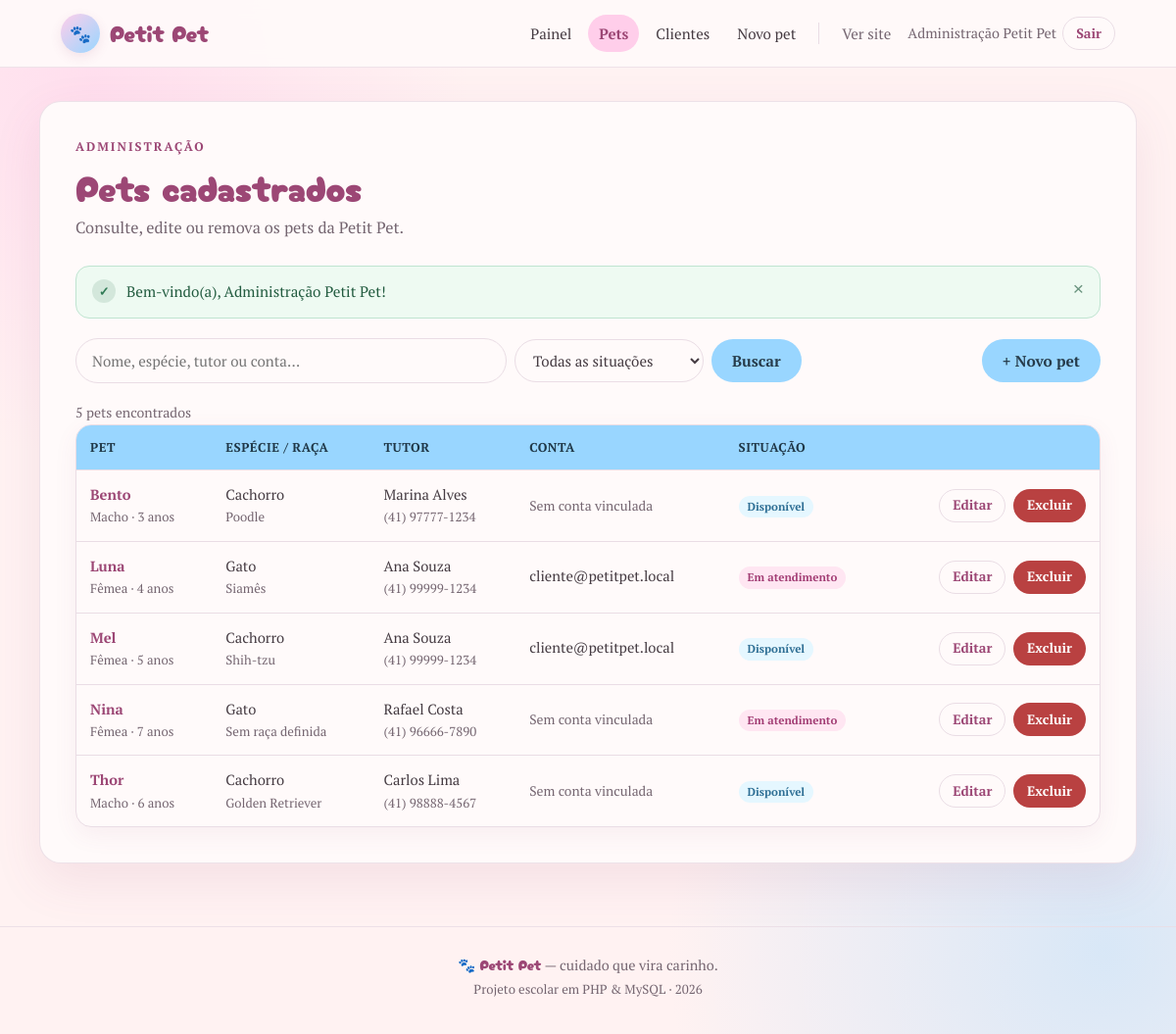
Screenshot of /admin_pets.php (signed in) with the database file from the repository.
### tables this page shows
CREATE TABLE IF NOT EXISTS pets (
    id INT UNSIGNED NOT NULL AUTO_INCREMENT,
    usuario_id INT DEFAULT NULL,
    nome VARCHAR(100) NOT NULL,
    especie VARCHAR(50) NOT NULL,
    raca VARCHAR(80) DEFAULT NULL,
    sexo ENUM('macho', 'femea', 'nao_informado') NOT NULL DEFAULT 'nao_informado',
    data_nascimento DATE DEFAULT NULL,
    porte ENUM('pequeno', 'medio', 'grande') DEFAULT NULL,
    tutor_nome VARCHAR(100) DEFAULT NULL,
    tutor_telefone VARCHAR(30) DEFAULT NULL,
    observacoes TEXT DEFAULT NULL,
    status ENUM('disponivel', 'em_atendimento') NOT NULL DEFAULT 'disponivel',
    criado_em TIMESTAMP NOT NULL DEFAULT CURRENT_TIMESTAMP,
    atualizado_em TIMESTAMP NOT NULL DEFAULT CURRENT_TIMESTAMP ON UPDATE CURRENT_TIMESTAMP,
    PRIMARY KEY (id),
    KEY idx_pets_nome (nome),
    KEY idx_pets_status (status),
    KEY idx_pets_especie (especie),
    KEY idx_pets_usuario (usuario_id),
    CONSTRAINT fk_pets_usuario
        FOREIGN KEY (usuario_id) REFERENCES usuarios (id)
        ON DELETE SET NULL
        ON UPDATE CASCADE
);

CREATE TABLE IF NOT EXISTS usuarios (
    id INT NOT NULL AUTO_INCREMENT,
    nome VARCHAR(100) NOT NULL,
    email VARCHAR(100) NOT NULL,
    telefone VARCHAR(30) DEFAULT NULL,
    senha VARCHAR(255) NOT NULL,
    perfil ENUM('cliente', 'admin') NOT NULL DEFAULT 'cliente',
    criado_em TIMESTAMP NOT NULL DEFAULT CURRENT_TIMESTAMP,
    PRIMARY KEY (id),
    UNIQUE KEY email (email),
    KEY idx_usuarios_perfil (perfil)
);

### includes/funcoes.php (called while the page is built, shortened)
<?php
function e(mixed $valor): string
{
    return htmlspecialchars((string) $valor, ENT_QUOTES, 'UTF-8');
}
function valor_get(string $campo): string
{
    $valor = $_GET[$campo] ?? '';
    return is_string($valor) ? trim($valor) : '';
}
function rotulo_status(string $status): string
{
    return match ($status) {
        'disponivel' => 'Disponível',
        'em_atendimento' => 'Em atendimento',
        default => 'Não informado',
    };
}
function classe_status(string $status): string
{
    return $status === 'em_atendimento' ? 'badge-atendimento' : 'badge-disponivel';
}
function rotulo_sexo(string $sexo): string
{
    return match ($sexo) {
        'macho' => 'Macho',
        'femea' => 'Fêmea',
        default => 'Não informado',
    };
}
function idade_pet(?string $dataNascimento): string
{
    try {
        $nascimento = new DateTimeImmutable($dataNascimento);
        $hoje = new DateTimeImmutable('today');
    } catch (Exception) {
        return 'Idade não informada';
    }
    $diferenca = $nascimento->diff($hoje);
    if ($diferenca->y > 0) {
        return $diferenca->y . ($diferenca->y === 1 ? ' ano' : ' anos');
    }
    return $diferenca->d . ($diferenca->d === 1 ? ' dia' : ' dias');
}

### includes/pets.php (called while the page is built, shortened)
<?php
function pet_status_validos(): array
{
    return ['disponivel', 'em_atendimento'];
}
function filtros_pets(string $busca, string $status, ?int $usuarioId = null): array
{
    $condicoes = [];
    $tipos = '';
    $parametros = [];
    $where = $condicoes ? 'WHERE ' . implode(' AND ', $condicoes) : '';
    return [$where, $tipos, $parametros];
}
function listar_pets(string $busca = '', string $status = '', ?int $usuarioId = null): array
{
    [$where, $tipos, $parametros] = filtros_pets($busca, $status, $usuarioId);
    $sql = 'SELECT p.*, u.nome AS cliente_nome, u.email AS cliente_email
            FROM pets p
            LEFT JOIN usuarios u ON u.id = p.usuario_id
            ' . $where . '
            ORDER BY p.nome ASC, p.id ASC';
    $stmt = db()->prepare($sql);
    $stmt->execute();
    $pets = $stmt->get_result()->fetch_all(MYSQLI_ASSOC);
    return $pets;
}

### conexao.php (called while the page is built, shortened)
<?php
function db(): mysqli
{
    static $conexao = null;
    try {
        $conexao = new mysqli(DB_HOST, DB_USUARIO, DB_SENHA, DB_NOME);
        $conexao->set_charset(DB_CHARSET);
    } catch (mysqli_sql_exception $erro) {
        error_log('[Petit Pet] Falha ao conectar no banco: ' . $erro->getMessage());
        http_response_code(500);
        exit('Não foi possível conectar ao banco de dados. Confira a configuração e tente novamente.');
    }
    return $conexao;
}

### admin_pets.php (the view, shortened to what this page needs)
<?php
$busca = valor_get('busca');
$status = valor_get('status');
if (!in_array($status, pet_status_validos(), true)) {
    $status = '';
}
$pets = [];
$erroConsulta = false;
try {
    $pets = listar_pets($busca, $status);
} catch (Throwable $erro) {
    error_log('[Petit Pet] Falha ao listar pets no painel: ' . $erro->getMessage());
    $erroConsulta = true;
}
$total = count($pets);
require __DIR__ . '/includes/layout/header.php';
?>
<div class="barra-lista">
    <form class="filtros" action="admin_pets.php" method="get" role="search">
        <div class="campo-busca">
            <input type="search" id="busca" name="busca" placeholder="Nome, espécie, tutor ou conta..."
                value="<?= e($busca) ?>">
        </div>
        <div class="campo-status">
            <select id="status" name="status" data-auto-enviar>
                <option value="">Todas as situações</option>
            </select>
        </div>
        <button type="submit" class="btn">Buscar</button>
    </form>
    <a class="btn" href="cadastrar_pet.php">+ Novo pet</a>
</div>
<p class="resultado-info">
    <?= $total ?> <?= $total === 1 ? 'pet encontrado' : 'pets encontrados' ?>
</p>
<?php if ($erroConsulta): ?>
    <div class="mensagem mensagem-erro" role="alert">
        <span class="mensagem-icone" aria-hidden="true">!</span>
        <p>Não foi possível carregar a lista agora. Tente atualizar a página.</p>
    </div>
<?php elseif ($pets): ?>
    <div class="tabela-wrapper">
        <table class="tabela">
            <thead>
                <tr>
                    <th scope="col">Pet</th>
                    <th scope="col">Espécie / Raça</th>
                    <th scope="col">Tutor</th>
                    <th scope="col">Conta</th>
                    <th scope="col">Situação</th>
                    <th scope="col"><span class="rotulo-oculto">Ações</span></th>
                </tr>
            </thead>
            <tbody>
                <?php foreach ($pets as $pet): ?>
                    <tr>
                        <td data-rotulo="Pet">
                            <strong><?= e($pet['nome']) ?></strong>
                            <span class="tabela-extra"><?= e(rotulo_sexo((string) $pet['sexo'])) ?> · <?= e(idade_pet($pet['data_nascimento'] ?? null)) ?></span>
                        </td>
                        <td data-rotulo="Espécie / Raça">
                            <?= e($pet['especie']) ?>
                            <?php if (!empty($pet['raca'])): ?>
                                <span class="tabela-extra"><?= e($pet['raca']) ?></span>
                            <?php endif; ?>
                        </td>
                        <td data-rotulo="Tutor">
                            <?= e($pet['tutor_nome'] ?: '—') ?>
                            <?php if (!empty($pet['tutor_telefone'])): ?>
                                <span class="tabela-extra"><?= e($pet['tutor_telefone']) ?></span>
                            <?php endif; ?>
                        </td>
                        <td data-rotulo="Conta">
                            <?php if (!empty($pet['cliente_email'])): ?>
                                <?= e($pet['cliente_email']) ?>
                            <?php else: ?>
                                <span class="tabela-vazio">Sem conta vinculada</span>
                            <?php endif; ?>
                        </td>
                        <td data-rotulo="Situação">
                            <span class="selo <?= e(classe_status((string) $pet['status'])) ?>">
                                <?= e(rotulo_status((string) $pet['status'])) ?>
                            </span>
                        </td>
                        <td class="tabela-acoes">
                            <a class="btn btn-pequeno btn-contorno" href="editar_pet.php?id=<?= (int) $pet['id'] ?>">Editar</a>
                            <form action="excluir_pet.php" method="post" data-confirmar="Remover o pet <?= e($pet['nome']) ?> definitivamente?">
                                <button type="submit" class="btn btn-pequeno btn-perigo">Excluir</button>
                            </form>
                        </td>
                    </tr>
                <?php endforeach; ?>
            </tbody>
        </table>
    </div>
<?php endif; ?>
<?php require __DIR__ . '/includes/layout/footer.php'; ?>

### assets/css/style.css (style rules this page uses)
:root { --pink: #ffceea; --blue: #99d6ff; --off-white: #fff2f2; --surface: #fffafa; --blue-hover: #68b9ed; --pink-hover: #ffb9df; --pink-dark: #9c4775; --pink-soft: #ffe4f3; --text: #453b42; --muted: #756671; --border: #eadde5; --danger: #b94141; --danger-soft: #fff0ed; --success: #2f7a55; --success-soft: #eefaf2; --radius: 22px; --shadow: 0 18px 50px rgba(156, 71, 117, 0.10); --shadow-suave: 0 8px 24px rgba(156, 71, 117, 0.07); }
* { margin: 0; padding: 0; box-sizing: border-box; }
html { scroll-behavior: smooth; }
body { min-height: 100vh; background: radial-gradient(circle at 8% 8%, rgba(255, 206, 234, 0.55), transparent 26%), radial-gradient(circle at 94% 92%, rgba(153, 214, 255, 0.38), transparent 30%), var(--off-white); color: var(--text); font-family: 'PT Serif', Georgia, serif; font-size: 1rem; line-height: 1.65; -webkit-font-smoothing: antialiased; }
p { margin: 0; }
a { color: var(--pink-dark); text-decoration-thickness: 1px; text-underline-offset: 3px; }
strong { font-weight: 700; }
.btn { display: inline-flex; min-height: 44px; align-items: center; justify-content: center; padding: 10px 20px; border: 1px solid transparent; border-radius: 999px; background: var(--blue); color: #263b4a; font: inherit; font-size: 0.97rem; font-weight: 700; line-height: 1.2; text-align: center; text-decoration: none; cursor: pointer; transition: background-color 0.2s, transform 0.2s, box-shadow 0.2s, border-color 0.2s; }
.btn-pequeno { min-height: 34px; padding: 6px 13px; font-size: 0.86rem; }
.btn-contorno { border-color: var(--border); background: var(--surface); color: var(--pink-dark); }
.btn-perigo { background: var(--danger); color: #fff; }
.selo { display: inline-flex; padding: 3px 9px; align-items: center; border-radius: 999px; font-size: 0.72rem; font-weight: 700; line-height: 1.4; white-space: nowrap; }
.badge-disponivel, .selo-disponivel { background: #e5f7ff; color: #2d6e94; }
.badge-atendimento, .selo-atendimento { background: #ffe6f2; color: #a33e75; }
.barra-lista { display: flex; margin-bottom: 18px; align-items: center; justify-content: space-between; gap: 16px; flex-wrap: wrap; }
.filtros { display: flex; flex: 1; align-items: center; gap: 8px; flex-wrap: wrap; }
.campo-busca { flex: 1 1 260px; max-width: 440px; }
.campo-busca input, .busca-simples input { width: 100%; min-height: 44px; padding: 10px 16px; border: 1px solid var(--border); border-radius: 999px; background: var(--surface); color: var(--text); font: inherit; font-size: 0.94rem; transition: border-color 0.2s, box-shadow 0.2s; }
.campo-status select { min-height: 44px; padding: 10px 34px 10px 14px; border: 1px solid var(--border); border-radius: 999px; background: var(--surface); color: var(--text); font: inherit; font-size: 0.94rem; }
.resultado-info { color: var(--muted); font-size: 0.88rem; }
.tabela-wrapper { overflow-x: auto; border: 1px solid var(--border); border-radius: 16px; background: var(--surface); box-shadow: var(--shadow-suave); }
.tabela { width: 100%; border-collapse: collapse; font-size: 0.92rem; }
.tabela thead { background: var(--blue); color: #1f3747; }
.tabela th { padding: 12px 14px; font-size: 0.8rem; letter-spacing: 0.04em; text-align: left; text-transform: uppercase; white-space: nowrap; }
.tabela td { padding: 13px 14px; border-top: 1px solid var(--border); vertical-align: middle; }
.tabela strong { color: var(--pink-dark); }
.tabela-extra { display: block; color: var(--muted); font-size: 0.82rem; }
.tabela-vazio { color: var(--muted); font-size: 0.86rem; }
.tabela-acoes { text-align: right; white-space: nowrap; }
.tabela-acoes form { display: inline-flex; margin-left: 4px; vertical-align: middle; }
.tabela-acoes .btn { vertical-align: middle; }

### rows the page displays
pets: nome "Bento", sexo "Macho", data_nascimento "3 anos", especie "Cachorro", raca "Poodle", tutor_nome "Marina Alves", tutor_telefone "(41) 97777-1234", shows "Sem conta vinculada", status "Disponível"
pets: nome "Luna", sexo "Fêmea", data_nascimento "4 anos", especie "Gato", raca "Siamês", tutor_nome "Ana Souza", tutor_telefone "(41) 99999-1234", usuario.email "cliente@petitpet.local", status "Em atendimento"
pets: nome "Mel", sexo "Fêmea", data_nascimento "5 anos", especie "Cachorro", raca "Shih-tzu", tutor_nome "Ana Souza", tutor_telefone "(41) 99999-1234", usuario.email "cliente@petitpet.local", status "Disponível"
pets: nome "Nina", sexo "Fêmea", data_nascimento "7 anos", especie "Gato", raca "Sem raça definida", tutor_nome "Rafael Costa", tutor_telefone "(41) 96666-7890", shows "Sem conta vinculada", status "Em atendimento"
pets: nome "Thor", sexo "Macho", data_nascimento "6 anos", especie "Cachorro", raca "Golden Retriever", tutor_nome "Carlos Lima", tutor_telefone "(41) 98888-4567", shows "Sem conta vinculada", status "Disponível"

### other values shown
usuario_nome() "Administração Petit Pet"
$eyebrow "ADMINISTRAÇÃO"
$titulo "Pets cadastrados"
$subtitulo "Consulte, edite ou remova os pets da Petit Pet."
$iconeFlash "✓"
$flash['mensagem'] "Bem-vindo(a), Administração Petit Pet!"
$total "5"
APP_ANO "2026"
